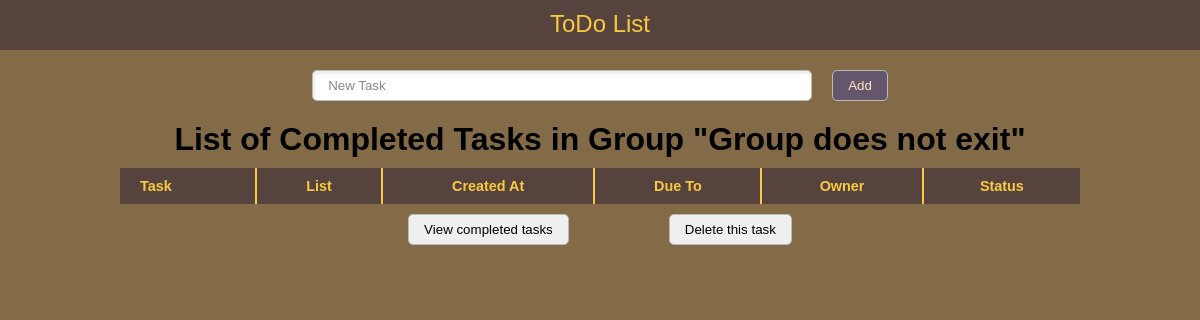
Page /1/completed on the earlier database version.
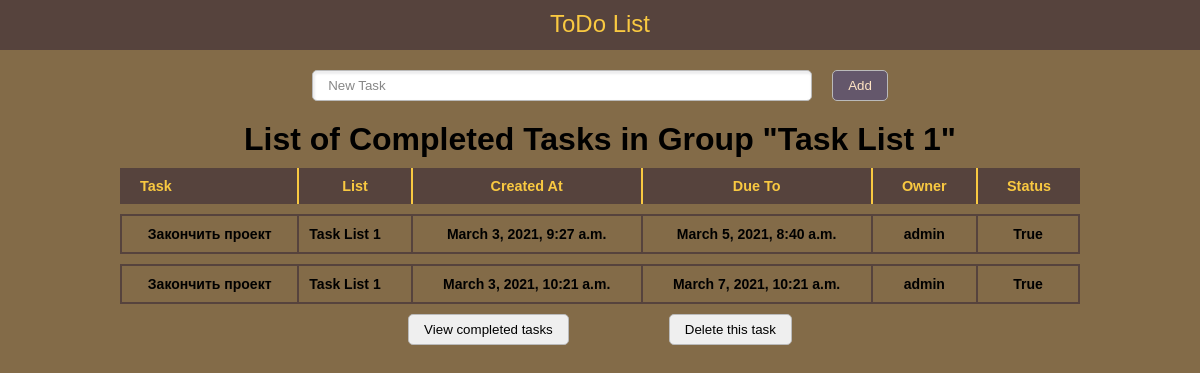
Same page on the later database version.
### main/models.py (models this page shows, shortened)
class TaskGroup(models.Model):
    name = models.CharField(verbose_name='Название группы',
                            max_length=100)
    class Meta:
        verbose_name = 'Группа задач'
        verbose_name_plural = 'Группы задач'
    def __str__(self):
        return self.name

class Task(models.Model):
    DONE_CHOICE = (
        (True, "Закончено"),
        (False, "В прогрессе")
    )
    group = models.ForeignKey(TaskGroup, on_delete=models.CASCADE, verbose_name='Группа задачи')
    owner = models.ForeignKey(User, on_delete=models.CASCADE, verbose_name='Владелец задачи')
    title = models.CharField(max_length=100, verbose_name="Название задачи")
    created = models.DateTimeField(verbose_name='Дата создания', auto_now_add=True)
    due_on = models.DateTimeField(verbose_name='Дата выполнение')
    done = models.BooleanField(choices=DONE_CHOICE, verbose_name='Статус', default=False)
    class Meta:
        verbose_name = 'Задача'
        verbose_name_plural = 'Задачи'
        ordering = ['created']

### main/views.py (the view)
# urls.py: path('<int:group_key>/completed', completed_todos),
def completed_todos(request, group_key=""):
    group = TaskGroup
    print(group_key)
    context = {}
    try:
        if group_key == "":
            context = {
                'todos': Task.objects.all().filter(done=True),
                'group': 'All'
            }
        if group_key and group_key != "":
            group = TaskGroup.objects.get(id=group_key)
            context = {
                'todos': Task.objects.all().filter(group=group_key, done=True),
                'group': group
            }
    except TaskGroup.DoesNotExist:
        context = {
            'todos': [],
            'group': 'Group does not exit'
        }
    return render(request, 'completedTodos.html', context=context)

### main/templates/completedTodos.html
{% extends "index.html" %}
{%block body%}
    <h1 class="list">List of Completed Tasks in Group "{{ group }}"</h1>
    <div class="todos">
        <table class="to-do-items">
            <tr>
                <th>Task</th>
                <th>List</th>
                <th>Created At</th>
                <th>Due To</th>
                <th>Owner</th>
                <th>Status</th>
            </tr>
            {% for todo in todos %}
            <tr>
                <td>{{ todo.title }} </td>
                <td>{{ todo.group }} </td>
                <td>{{ todo.created }}</td>
                <td>{{ todo.due_on }}</td>
                <td>{{ todo.owner }}</td>
                <td>{{ todo.done }}</td>
            </tr>
            {% endfor %}
        </table>
    </div>
{% endblock %}

### main/templates/index.html (shortened to what this page needs)
{% load static %}
<!DOCTYPE html>
<html>
    <head>
        <link rel="stylesheet" type="text/css" href="{% static 'index.css' %}">
    </head>
    <body>
        <header>
            <h1>ToDo List</h1>
        </header>
        <div class="adding-task">
            <input type="text" placeholder="New Task">
            <button type="button" onclick="">Add</button>
        </div>
        {%block body%}
        {%endblock%}
        <div class="toggle-buttons">
            <button >View completed tasks</button>
            <button >Delete this task</button>
        </div>
    </body>
</html>

### main/static/index.css (style rules this page uses)
* { padding: 0; margin: 0; box-sizing: border-box; font-family: Helvetica, sans-serif; }
header { padding-top: 10px; text-align: center; height: 50px; background: #56433D; }
header h1 { color: #F9C941; font-weight: 100; font-size: 2vw; }
body { background-color: #836b48; }
.list { margin-top: 20px; text-align: center; }
.adding-task { margin-top: 20px; justify-content: center; display: flex; }
.adding-task input, button { padding-top: 7px; padding-bottom: 7px; padding-left: 15px; padding-right: 15px; border-radius: 5px; border: 1px solid rgb(186, 186, 186); }
.adding-task input { width: 500px; margin-right: 20px; box-shadow: rgba(27, 31, 35, 0.075) 1px 2px 2px 1px inset; }
::placeholder { color: rgb(135, 135, 135); }
.adding-task button { color: bisque; background-color: rgb(100, 87, 107); }
.to-do-items { width: 80%; border-spacing: 0 10px; font-family: 'Open Sans', sans-serif; font-weight: bold; }
.to-do-items th { padding: 10px 20px; background: #56433D; color: #F9C941; border-right: 2px solid; font-size: 0.9em; }
.to-do-items th:first-child { text-align: left; }
.to-do-items th:last-child { border-right: none; }
.to-do-items td { vertical-align: middle; padding: 10px; font-size: 14px; text-align: center; border-top: 2px solid #56433D; border-bottom: 2px solid #56433D; border-right: 2px solid #56433D; }
.to-do-items td:first-child { border-left: 2px solid #56433D; border-right: 2px solid #56433D; }
.to-do-items td:nth-child(2) { text-align: left; }
.todos { width: 100%; display: flex; justify-content: center; }
.toggle-buttons { display: flex; flex-direction: row; justify-content: center; }
.toggle-buttons button { margin-left: 50px; margin-right: 50px; }

Differences in the rows shown:
added TaskGroup: name "Task List 1"
now on this page (row edited): Task: title "Закончить проект", group "Task List 1", created "March 3, 2021, 9:27 a.m.", due_on "March 5, 2021, 8:40 a.m.", owner "admin", done "True"
now on this page (row edited): Task: title "Закончить проект", group "Task List 1", created "March 3, 2021, 10:21 a.m.", due_on "March 7, 2021, 10:21 a.m.", owner "admin", done "True"
Other differences:
{{ group }}: "Group does not exit" → (not shown)
